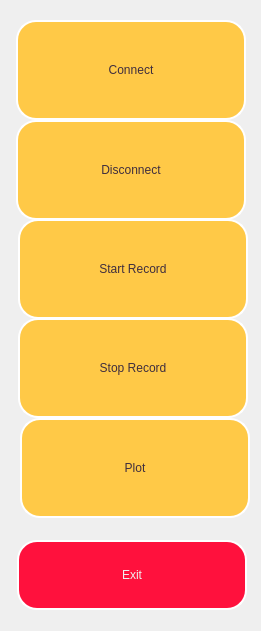
     <widget class="QGroupBox" name="groupBox_3">
      <property name="geometry">
       <rect>
        <x>30</x>
        <y>60</y>
        <width>261</width>
        <height>631</height>
       </rect>
      </property>
      <property name="styleSheet">
       <string notr="true">background-color: rgb(239, 239, 239);
border-radius: 20px;</string>
      </property>
      <property name="title">
       <string/>
      </property>
      <widget class="QPushButton" name="plotXYBtn">
       <property name="geometry">
        <rect>
         <x>20</x>
         <y>418</y>
         <width>230</width>
         <height>100</height>
        </rect>
       </property>
       <property name="minimumSize">
        <size>
         <width>230</width>
         <height>100</height>
        </size>
       </property>
       <property name="maximumSize">
        <size>
         <width>230</width>
         <height>100</height>
        </size>
       </property>
       <property name="cursor">
        <cursorShape>PointingHandCursor</cursorShape>
       </property>
       <property name="styleSheet">
        <string notr="true">background-color: rgb(255, 201, 71);
color: rgb(63, 46, 62);
font: 10pt &quot;K792-Geometrical-Medium&quot;;
border-radius: 20px;
border-color: rgb(255, 255, 255);
border-width: 2px;
border-style: solid;
</string>
       </property>
       <property name="text">
        <string>Plot</string>
       </property>
       <property name="icon">
        <iconset resource="Resources.qrc">
         <normaloff>:/src/Assets/presentation-bar-chart.png</normaloff>:/src/Assets/presentation-bar-chart.png</iconset>
       </property>
       <property name="iconSize">
        <size>
         <width>60</width>
         <height>60</height>
        </size>
       </property>
      </widget>
      <widget class="QPushButton" name="disconnectBtn">
       <property name="geometry">
        <rect>
         <x>16</x>
         <y>120</y>
         <width>230</width>
         <height>100</height>
        </rect>
       </property>
       <property name="minimumSize">
        <size>
         <width>230</width>
         <height>100</height>
        </size>
       </property>
       <property name="maximumSize">
        <size>
         <width>230</width>
         <height>100</height>
        </size>
       </property>
       <property name="cursor">
        <cursorShape>PointingHandCursor</cursorShape>
       </property>
       <property name="styleSheet">
        <string notr="true">background-color: rgb(255, 201, 71);
color: rgb(63, 46, 62);
font: 10pt &quot;K792-Geometrical-Medium&quot;;
border-radius: 20px;
border-color: rgb(255, 255, 255);
border-width: 2px;
border-style: solid;
</string>
       </property>
       <property name="text">
        <string>Disconnect</string>
       </property>
       <property name="icon">
        <iconset resource="Resources.qrc">
         <normaloff>:/src/Assets/circle-minus.png</normaloff>:/src/Assets/circle-minus.png</iconset>
       </property>
       <property name="iconSize">
        <size>
         <width>60</width>
         <height>60</height>
        </size>
       </property>
      </widget>
      <widget class="QPushButton" name="stopRecordBtn">
       <property name="geometry">
        <rect>
         <x>18</x>
         <y>318</y>
         <width>230</width>
         <height>100</height>
        </rect>
       </property>
       <property name="minimumSize">
        <size>
         <width>230</width>
         <height>100</height>
        </size>
       </property>
       <property name="maximumSize">
        <size>
         <width>230</width>
         <height>100</height>
        </size>
       </property>
       <property name="cursor">
        <cursorShape>PointingHandCursor</cursorShape>
       </property>
       <property name="styleSheet">
        <string notr="true">background-color: rgb(255, 201, 71);
color: rgb(63, 46, 62);
font: 10pt &quot;K792-Geometrical-Medium&quot;;
border-radius: 20px;
border-color: rgb(255, 255, 255);
border-width: 2px;
border-style: solid;
</string>
       </property>
       <property name="text">
        <string>Stop Record</string>
       </property>
       <property name="icon">
        <iconset resource="Resources.qrc">
         <normaloff>:/src/Assets/circle-pause.png</normaloff>:/src/Assets/circle-pause.png</iconset>
       </property>
       <property name="iconSize">
        <size>
         <width>60</width>
         <height>60</height>
        </size>
       </property>
      </widget>
      <widget class="QPushButton" name="connectBtn">
       <property name="geometry">
        <rect>
         <x>16</x>
         <y>20</y>
         <width>230</width>
         <height>100</height>
        </rect>
       </property>
       <property name="minimumSize">
        <size>
         <width>230</width>
         <height>100</height>
        </size>
       </property>
       <property name="maximumSize">
        <size>
         <width>230</width>
         <height>100</height>
        </size>
       </property>
       <property name="cursor">
        <cursorShape>PointingHandCursor</cursorShape>
       </property>
       <property name="styleSheet">
        <string notr="true">background-color: rgb(255, 201, 71);
color: rgb(63, 46, 62);
font: 10pt &quot;K792-Geometrical-Medium&quot;;
border-radius: 20px;
border-color: rgb(255, 255, 255);
border-width: 2px;
border-style: solid;

</string>
       </property>
       <property name="text">
        <string>Connect</string>
       </property>
       <property name="icon">
        <iconset resource="Resources.qrc">
         <normaloff>:/src/Assets/antena.png</normaloff>:/src/Assets/antena.png</iconset>
       </property>
       <property name="iconSize">
        <size>
         <width>60</width>
         <height>60</height>
        </size>
       </property>
      </widget>
      <widget class="QPushButton" name="startRecordBtn">
       <property name="geometry">
        <rect>
         <x>18</x>
         <y>219</y>
         <width>230</width>
         <height>100</height>
        </rect>
       </property>
       <property name="minimumSize">
        <size>
         <width>230</width>
         <height>100</height>
        </size>
       </property>
       <property name="maximumSize">
        <size>
         <width>230</width>
         <height>100</height>
        </size>
       </property>
       <property name="cursor">
        <cursorShape>PointingHandCursor</cursorShape>
       </property>
       <property name="styleSheet">
        <string notr="true">background-color: rgb(255, 201, 71);
color: rgb(63, 46, 62);
font: 10pt &quot;K792-Geometrical-Medium&quot;;
border-radius: 20px;
border-color: rgb(255, 255, 255);
border-width: 2px;
border-style: solid;
</string>
       </property>
       <property name="text">
        <string>Start Record</string>
       </property>
       <property name="icon">
        <iconset resource="Resources.qrc">
         <normaloff>:/src/Assets/circle-record.png</normaloff>:/src/Assets/circle-record.png</iconset>
       </property>
       <property name="iconSize">
        <size>
         <width>60</width>
         <height>60</height>
        </size>
       </property>
      </widget>
      <widget class="QPushButton" name="exitBtn">
       <property name="geometry">
        <rect>
         <x>17</x>
         <y>540</y>
         <width>230</width>
         <height>70</height>
        </rect>
       </property>
       <property name="minimumSize">
        <size>
         <width>230</width>
         <height>70</height>
        </size>
       </property>
       <property name="maximumSize">
        <size>
         <width>230</width>
         <height>70</height>
        </size>
       </property>
       <property name="cursor">
        <cursorShape>PointingHandCursor</cursorShape>
       </property>
       <property name="styleSheet">
        <string notr="true">background-color: rgb(255, 17, 61);
color: rgb(239, 239, 239);
font: 12pt &quot;K792-Geometrical-Demi&quot;;
border-radius: 20px;
border-color: rgb(255, 255, 255);
border-width: 2px;
border-style: solid;</string>
       </property>
       <property name="text">
        <string>Exit</string>
       </property>
      </widget>
     </widget>
